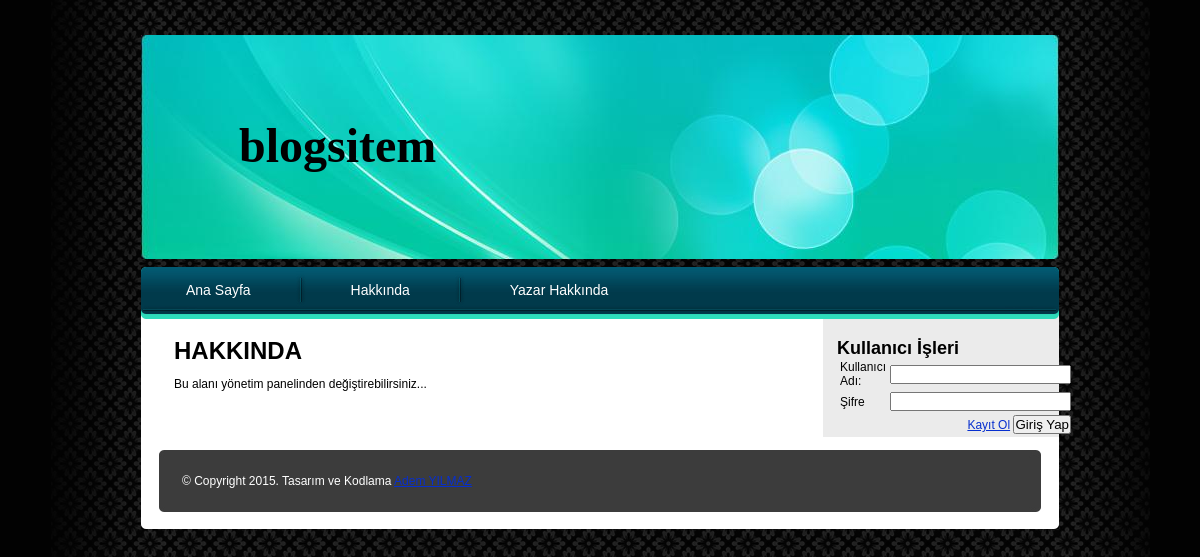
Page /sayfa.php?saysira=1 on the committed database.
### tables this page shows
CREATE TABLE `sayfalar` (
  `saysira` int(11) NOT NULL,
  `sayadi` text NOT NULL,
  `sayicerik` text NOT NULL
);

### ayar/ayar.php (called while the page is built, shortened)
<?php
function al($a)
{
	return mysql_fetch_array($a);
}
function bul($b,$normal=true)
{
if ($normal==true)
{
	return mysql_query($b);
}else
{
	return mysql_query($b) or die (mysql_error());
	}
}
?>

### sayfa.php (the view, shortened to what this page needs)
<?php
include "ayar/ayar.php";
if($_GET)
{
	$saysira=$_GET["saysira"];
		$sayfaoku=al(bul("Select * from sayfalar where saysira='$saysira'"));
	}
else
{
	header("location:index.php");
}
?>
<!DOCTYPE html>
<html>
<head>
  <link href="css/style.css" rel="stylesheet" type="text/css">
</head>
<body>
<div class="main">
<div class="page">
<div class="header">
<h1><?php echo SiteAdi;?></h1>
</div>
<div class="topmenu">
<ul>
	<li style="background: transparent none repeat scroll 0% 50%; -moz-background-clip: initial; -moz-background-origin: initial; -moz-background-inline-policy: initial; padding-left: 0px;"><a href=index.php>Ana Sayfa</a></li>
<?php
$sayfala=bul("Select * from sayfalar");
while($sayfa=al($sayfala))
{
?>
<li><a href="sayfa.php?saysira=<?php echo $sayfa["saysira"];?>"><?php echo $sayfa["sayadi"];?></a></li>
<?php
}
?>
</ul>
</div>
<div class="content">
<div class="left-panel">
<div class="left-panel-in">
<h2 class="title"><?php echo $sayfaoku["sayadi"];?></h2>
<p>&nbsp;</p>
<p><?php echo $sayfaoku["sayicerik"];?></p>
<p>&nbsp;</p>
</div>
</div>
<div class="right-panel">
<div class="right-row1">
<h3 class="subtitle">Kullanıcı İşleri</h3>
<p>
<?php include "ayar/girisbolum.php";  ?>
</p>
</div>
</div>
</div>
<div class="footer">
<p>&copy; Copyright 2015. Tasarım ve Kodlama <a>Adem YILMAZ</a>
</p>
</div>
</div>
</div>
</body></html>

### css/style.css (style rules this page uses)
body { font-family: Arial, Helvetica, sans-serif; font-size: 12px; color: #000000; background-color: #020202; background-image: url(../images/body-rept.jpg); background-repeat: repeat-y; background-position: center top; margin: 35px 0px 0px 0px; }
h1, h2, h3, h4, h5, h6, p, ul, ol, li, form, input, textarea { padding: 0px; margin: 0px; }
a { color: #072FCF; text-decoration: underline; }
.main { width: 918px; margin: 0px auto; }
.page { width: 918px; float: left; }
.header { background-image: url(../images/header.jpg); background-repeat: no-repeat; background-position: left top; width: 918px; height: 232px; float: left; }
.header h1 { font-family: "Times New Roman", Times, serif; font-size: 48px; line-height: 48px; color: #000000; margin-top: 87px; margin-left: 98px; }
.topmenu { background-image: url(../images/menu-bg.jpg); background-repeat: no-repeat; background-position: left top; width: 918px; height: 52px; float: left; }
.topmenu ul { height: 47px; list-style-type: none; }
.topmenu ul li { background-image: url(../images/devider.jpg); background-repeat: no-repeat; background-position: left top; height: 47px; float: left; padding-left: 10px; }
.topmenu ul li a { font-family: Arial, Helvetica, sans-serif; font-size: 14px; line-height: 47px; color: #FFFFFF; text-decoration: none; padding-right: 45px; padding-left: 45px; }
.content { background-color: #FFFFFF; width: 918px; float: left; padding-bottom: 13px; }
.left-panel { width: 623px; float: left; padding-top: 20px; padding-left: 33px; }
.left-panel-in { width: 623px; float: left; }
.title { font-size: 24px; line-height: 100%; text-transform: uppercase; color: #000000; }
.subtitle { font-size: 18px; line-height: 100%; color: #000000; }
.right-panel { background-color: #ebebeb; width: 236px; float: right; padding-top: 20px; }
.right-row1 { clear: both; padding-left: 14px; }
.footer { line-height: 62px; background-image: url(../images/footer.jpg); background-repeat: no-repeat; background-position: left top; width: 841px; height: 79px; float: left; padding: 0px 36px 0px 41px; }
.footer p { font-size: 12px; color: #FFFFFF; float: left; }

### rows in the picture
sayfalar: sayadi "Hakkında", sayadi "HAKKINDA", sayicerik "Bu alanı yönetim panelinden değiştirebilirsiniz..."
sayfalar: sayadi "Yazar Hakkında"

### other values in the picture
SiteAdi "blogsitem"
